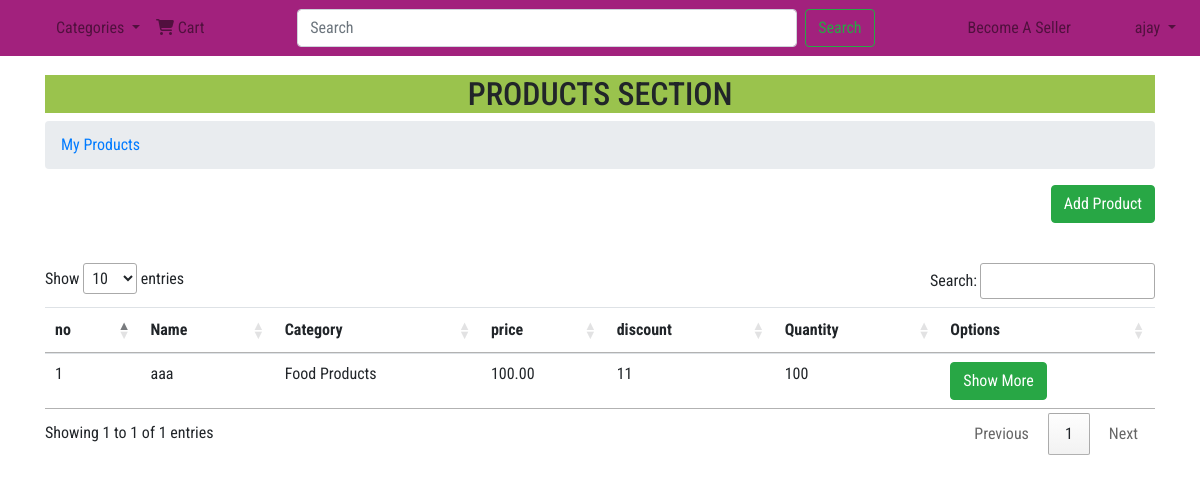
Page /seller-products.php (signed in) on the committed database.
### tables this page shows
CREATE TABLE IF NOT EXISTS `users` (
  `user_id` varchar(14) NOT NULL,
  `user_name` varchar(50) NOT NULL,
  `email` varchar(50) NOT NULL,
  `mobile` bigint(10) NOT NULL,
  `password` varchar(30) NOT NULL,
  `user_type` varchar(1) NOT NULL,
  `verified` varchar(1) NOT NULL DEFAULT 'N',
  `created` bigint(10) NOT NULL,
  UNIQUE KEY `user_id` (`user_id`)
);

CREATE TABLE IF NOT EXISTS `products` (
  `product_id` varchar(14) NOT NULL,
  `seller_id` varchar(14) NOT NULL,
  `category_id` varchar(14) NOT NULL,
  `name` varchar(150) NOT NULL,
  `description` varchar(500) NOT NULL,
  `quantity` int(3) NOT NULL,
  `mrp` float(7,2) NOT NULL,
  `discount` int(2) NOT NULL,
  `tax_slab` int(2) NOT NULL,
  UNIQUE KEY `product_id` (`product_id`)
);

CREATE TABLE IF NOT EXISTS `category` (
  `category_id` varchar(14) NOT NULL,
  `name` varchar(50) NOT NULL,
  `parent_id` varchar(14) DEFAULT NULL,
  UNIQUE KEY `category_id` (`category_id`)
);

### universal-codes.php (called while the page is built, shortened)
<?php
if(isset($_SESSION['user_id'])){
    $user_name = usernameFromUserid($_SESSION['user_id']);
    $user_type = $_SESSION["user_type"];
    $user_id = $_SESSION["user_id"];
    $logged = "Y";
    }
?>

### functions.php (called while the page is built, shortened)
<?php
function usernameFromUserid($user_id)
{
    include "dbconnect.php";
    $sql = "SELECT user_name FROM users WHERE user_id='$user_id'";
    $result = mysqli_query($con, $sql);
    if(mysqli_num_rows($result)>0){
        $row = mysqli_fetch_assoc($result);
        $user_name = $row["user_name"];
    }
    return $user_name ;
}
function categoryNameFromCategoryId($category_id)
{
    include "dbconnect.php";
    $sql = "SELECT name FROM category WHERE category_id='$category_id'";
    $result = mysqli_query($con, $sql);
    if(mysqli_num_rows($result)>0){
        $row = mysqli_fetch_assoc($result);
        $category_name = $row["name"];
    }
    return $category_name ;
}
?>

### seller-products.php (the view, shortened to what this page needs)
<?php
include "dbconnect.php";
include "functions.php";
include "universal-codes.php";
$page_title = "MERCADO|Products";?>
<!DOCTYPE html>
<html lang="en">
<?php  include "head.php"?>
<body>
<?php include "navbar.php"?>
    <section id="products-page">
        <div class="container">
            <div class="row row-products">
                <div class="col-lg-12"><h2>PRODUCTS SECTION</h2></div>
                <div class="col-lg-12">
                    <nav aria-label="breadcrumb">
                        <ol class="breadcrumb">
                            <li class="breadcrumb-item active" aria-current="page"><a href="seller-products.php">My Products</a></li>
                        </ol>
                    </nav>
                </div>
                <div class="col-lg-12"><a href="add-products.php" class="btn btn-success float-right">Add Product</a></div>
            </div>
            <div class="row row-tables">
                <div class="col-lg-12">
                    <table class="table" id="myTable">
                        <thead>
                            <tr>
                            <th scope="col">no</th>
                            <th scope="col">Name</th>
                            <th scope="col">Category</th>
                            <th scope="col">price</th>
                            <th scope="col">discount</th>
                            <th scope="col">Quantity</th>
                            <th scope="col">Options</th>
                            </tr>
                        </thead>
                        <tbody>
                        <?php
                        $sql1 = "SELECT * FROM products WHERE seller_id='$user_id'";
                        $result1 = mysqli_query($con, $sql1);
                        if(mysqli_num_rows($result1)>0){
                            $i = 1;
                            while($row = mysqli_fetch_assoc($result1))
                            {
                                $category_id = $row['category_id'];
                                $category_name = categoryNameFromCategoryId($category_id);
                                    echo "<tr>";
                                    echo "<td>".$i++."</td>";
                                    echo "<td>".$row["name"]."</td>";
                                    echo "<td>".$category_name."</td>";
                                    echo "<td>".$row["mrp"]."</td>";
                                    echo "<td>".$row["discount"]."</td>";
                                    echo "<td>".$row["quantity"]."</td>";
                                    echo "<td>";
                                    echo "<a  href='seller-product-details.php?id=" .$row['product_id'] ."' class='btn btn-success'> Show More </a>";
                                    echo "</td>";
                                    echo "</tr>";
                            }
                        }
                        ?>
                        </tbody>
                    </table>
                </div>
            </div>
        </div>
    </section>
</body>
</html>

### navbar.php (shortened to what this page needs)
<?php if($user_type=="C"){?>
<nav class="navbar navbar-expand-lg navbar-light fixed-top"  >
  <div class="collapse navbar-collapse" id="navbarSupportedContent">
    <ul class="navbar-nav mr-auto">
      <li class="nav-item active">
        <a class="nav-link" href="#"><span class="sr-only">(current)</span></a>
      </li>
      <li class="nav-item dropdown">
        <a class="nav-link dropdown-toggle" href="#" id="navbarDropdown" role="button" data-toggle="dropdown" aria-haspopup="true" aria-expanded="false">
          Categories
        </a>
      </li>
      <li class="nav-item">
      <?php
      if($logged=='Y'){
        ?>
         <a class="nav-link" href="cart.php"><i class="fa-solid fa-cart-shopping"></i> Cart
        ?></a>
        <?php
      }else{
        ?>
          <a class="nav-link" href="login.php"><i class="fa-solid fa-cart-shopping"></i> Cart</a>
        <?php
      }?>
      </li>
    </ul>
    <form class="form-inline my-2 my-lg-0">
      <input class="form-control mr-sm-2" type="search" placeholder="Search" aria-label="Search" style="width:500px !important ">
      <button class="btn btn-outline-success my-2 my-sm-0" type="submit">Search</button>
    </form>
    <ul class="navbar-nav ml-auto">
    <li class="nav-item">
      <a class="nav-link mr-5" href="seller-signup.php">Become A Seller</a>
    </li>
          <?php if($logged!="Y")
          {?>
         <li class="nav-item active">
            <a class="btn btn-primary" href="login.php" role="button">Login</a>
        </li>
          <?php } else{?>
      <li class="nav-item dropdown">
        <a class="nav-link dropdown-toggle" href="#" id="navbarDropdown" role="button" data-toggle="dropdown" aria-haspopup="true" aria-expanded="false">
          <?php echo $user_name; ?>
        </a>
      </li>
      <?php }?>
    </ul>
  </div>
</nav>
<?php }
?>

### css/styles.css (style rules this page uses)
* { margin: 0; padding: 0; font-family:'Roboto Condensed', sans-serif; }
.navbar { background-color: #a2217d; }
#products-page { height: 1000px; margin-top: 75px; }
.row-products h2 { text-align: center; background-color: #9ac34d; }
.row-tables { margin-top: 40px; }

### rows in the picture
users: user_name "ajay"
products: name "aaa", category.name "Food Products", mrp "100.00", discount "11", quantity "100"
